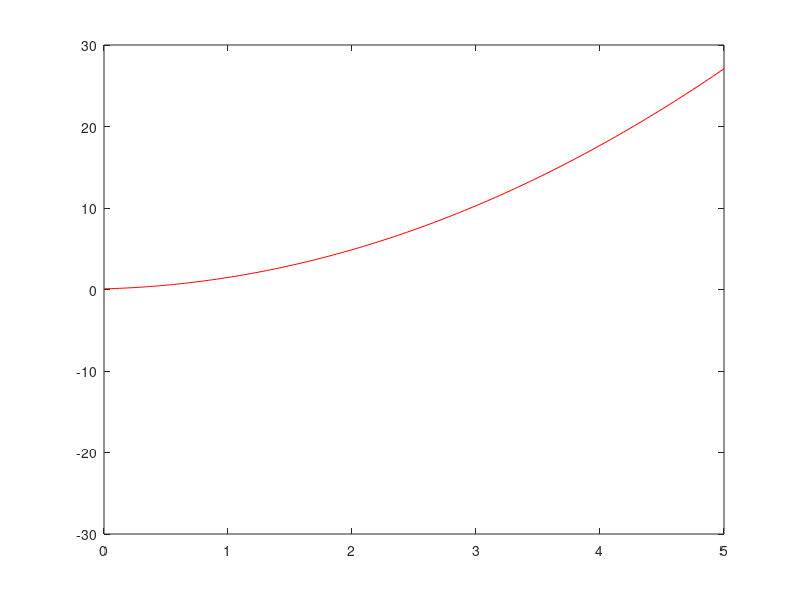

Recreate this plot in MATLAB. (Note: this script raises an error after producing the figure.)
%%Problem23_8

clear all, clc
 
h=0.03125; t=0:h:5;
dydt=@(t,y) 5*(y-t^2);
 
 
% (a) Analytically
y1= t.^2+2*t/5+2/25;
plot(t,y1,'r');ylim([-30 30])
hold on
 
 
% (b) fourth-order RK method
tspan=[0 5];y0=0.08;
[t2,y2] = rk4sys(dydt,tspan,y0,h);
plot(t2,y2,'b')
 
% (c) ode 45
[t3,y3]= ode45(dydt,tspan,y0,h);
plot(t3,y3,'k')
 
% (d) ode 23s
[t4,y4]= ode23s(dydt,tspan,y0,h);
plot(t4,y4,'y')
 
 
% (e) odec23tb
[t5,y5]= ode23tb(dydt,tspan,y0,h);
 plot(t5,y5,'g')
 
legend('(a) Analytically','(b) RK4 method','(c) ode 45',' (d) ode 23s','(e) odec23tb')
